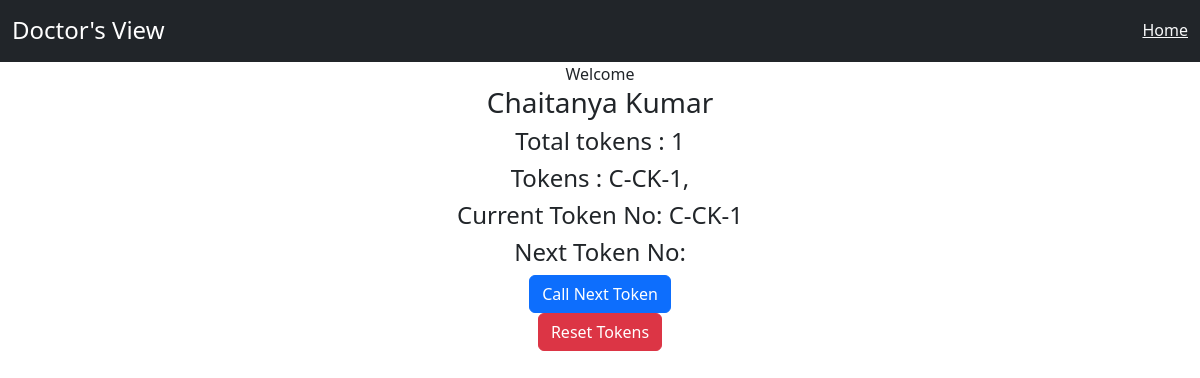
Page /doctors/current_token/14 on the earlier database version.
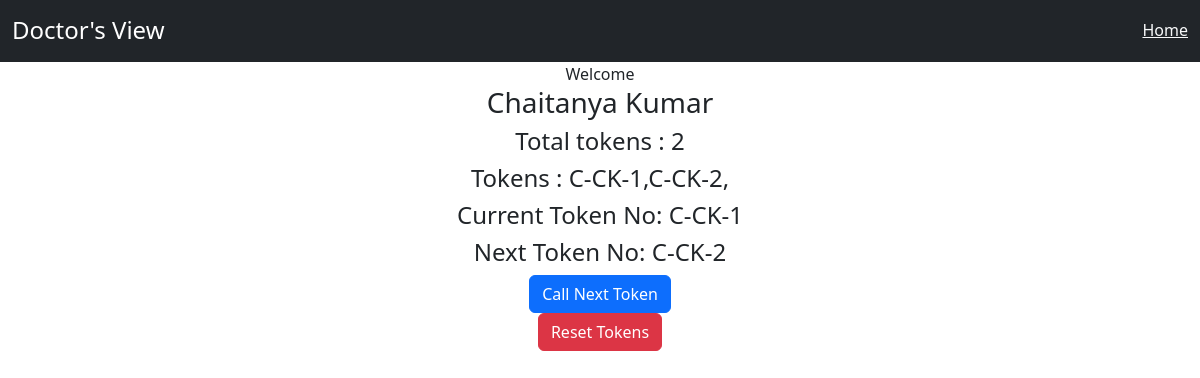
Same page on the later database version.
### vending_machine/models.py (models this page shows, shortened)
class Doctors(models.Model):
    serial_no = models.CharField(max_length=100)
    first_name = models.CharField(max_length=100)
    last_name = models.CharField(max_length=100)
    department = models.ForeignKey(Departments,on_delete=models.CASCADE)
    tokens = models.CharField(max_length=300,blank=True,default="")
    current_token = models.CharField(max_length=10,blank=True,default="")
    next_token = models.CharField(max_length=10,blank=True,default="")
    class Meta:
        verbose_name_plural = "Doctors"

### doctor_app/views.py (the view)
# urls.py: path("current_token/<slug:doctor_id>",views.current_token,name="current_token"),
def current_token(request,doctor_id):
    confirm_doctor = Doctors.objects.get(id=doctor_id)
    doctor_name = confirm_doctor.first_name + " " + confirm_doctor.last_name
    tokens = confirm_doctor.tokens
    token_list = tokens.split(",")
    if len(token_list) > 0:
        current_token = token_list[0]
    confirm_doctor.current_token = current_token
    next_token_index = token_list.index(current_token)
    confirm_doctor.next_token = token_list[next_token_index + 1]
    confirm_doctor.save()
    total_tokens = len(token_list)
    context = {
        "doctor_obj": confirm_doctor,
        "doctor_name": doctor_name,
        "tokens": tokens,
        "current_token":current_token,
        "next_token" : next_token,
        "total_tokens" : total_tokens-1,
    }
    return render(request,"doctor_app/doctor_loggedin.html",context)

### doctor_app/templates/doctor_app/doctor_loggedin.html
{% extends 'doctor_app/base_doctors.html'%}
{% block body %}
<body class="text-center">
    Welcome <h3>{{doctor_name}}</h3>
    <h4>Total tokens : {{total_tokens}}</h4>
    <h4>Tokens : {{tokens}} </h4>
<h4>Current Token No: {{doctor_obj.current_token}}</h4>
<h4>Next Token No: {{doctor_obj.next_token}}</h4>
{% if doctor_obj.current_token == ""%}
<a href="{% url 'current_token' doctor_obj.id %}"  class="btn btn-primary"> Call Next Token</a>  <br>
    {% else %}
<a href="{% url 'next_token' doctor_obj.id doctor_obj.current_token %}"  class="btn btn-primary"> Call Next Token</a>  <br>
    {% endif %}
<a href="{% url 'reset_tokens' doctor_obj.id %}" onclick="return confirm('Are you sure you wnat to reset the tokens?')" class="btn btn-danger"> Reset Tokens</a>
</body>
{% endblock %}

Differences in the rows shown:
changed Doctors "C-CK-1": tokens "C-CK-1," → "C-CK-1,C-CK-2,"; next_token (not shown) → "C-CK-2"
Other differences:
{{ total_tokens }}: "1" → "2"
